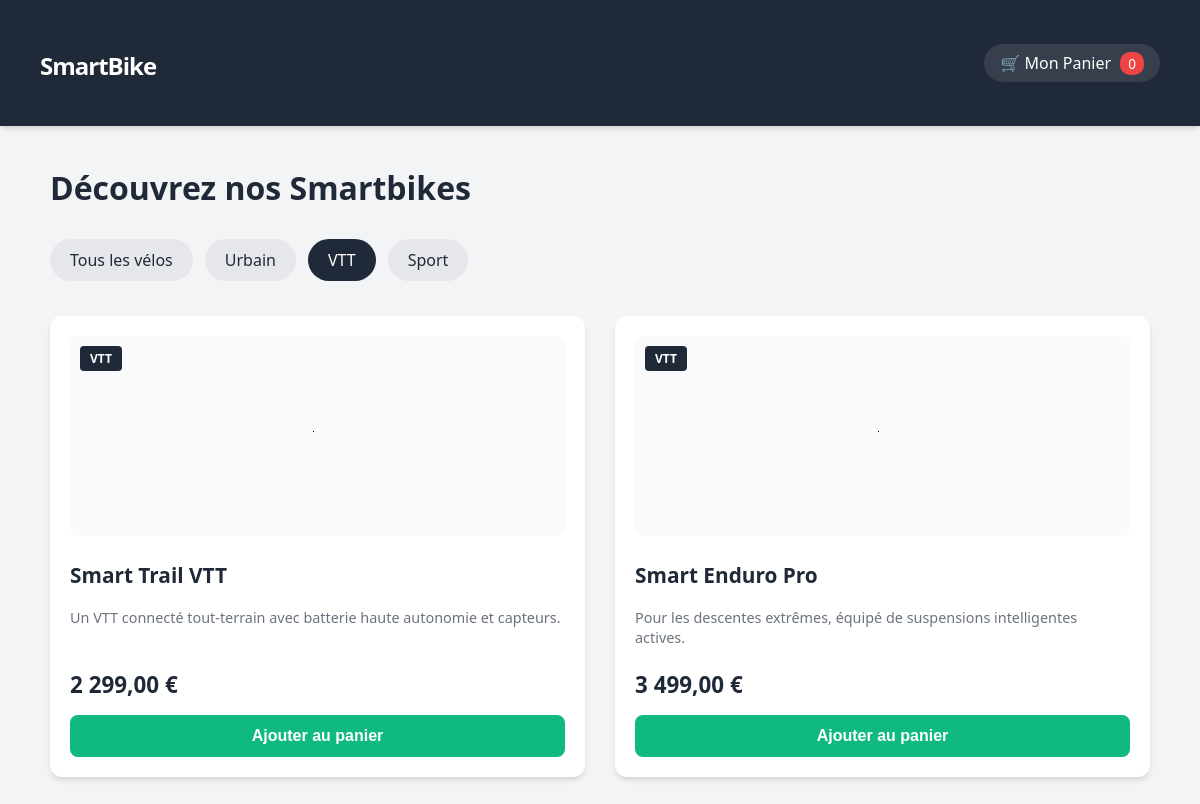
/index.php?categorie=VTT, run on the app's committed database.
### tables this page shows
CREATE TABLE IF NOT EXISTS `produits` (
  `id` int NOT NULL AUTO_INCREMENT,
  `nom` varchar(100) NOT NULL,
  `description` text,
  `prix` decimal(10,2) NOT NULL,
  `categorie` varchar(50) NOT NULL,
  `image` longblob NOT NULL,
  PRIMARY KEY (`id`)
);

### index.php (the view, shortened to what this page needs)
<?php
include 'config.php';
$categorie_choisie = isset($_GET['categorie']) ? $_GET['categorie'] : '';
if (!empty($categorie_choisie)) {
    $stmt = $pdo->prepare("SELECT * FROM produits WHERE categorie = ?");
    $stmt->execute([$categorie_choisie]);
} else {
    $stmt = $pdo->query("SELECT * FROM produits");
}
$produits = $stmt->fetchAll(PDO::FETCH_ASSOC);
$nb_articles_panier = isset($_SESSION['panier']) ? array_sum($_SESSION['panier']) : 0;
?>
<!DOCTYPE html>
<html lang="fr">
<head>
    <link rel="stylesheet" href="styles.css">
</head>
<body>
<header>
    <h1><a href="index.php">SmartBike</a></h1>
    <a href="panier.php" class="Lien-panier">🛒 Mon Panier <span><?php echo $nb_articles_panier; ?></span></a>
</header>
<div class="container">
    <h2>Découvrez nos Smartbikes</h2>
    <div class="filtres">
        <a href="index.php" class="<?php echo empty($categorie_choisie) ? 'active' : ''; ?>">Tous les vélos</a>
        <a href="index.php?categorie=Urbain" class="<?php echo $categorie_choisie == 'Urbain' ? 'active' : ''; ?>">Urbain</a>
        <a href="index.php?categorie=VTT" class="<?php echo $categorie_choisie == 'VTT' ? 'active' : ''; ?>">VTT</a>
        <a href="index.php?categorie=Sport" class="<?php echo $categorie_choisie == 'Sport' ? 'active' : ''; ?>">Sport</a>
    </div>
    <div class="grille-produits">
        <?php foreach ($produits as $produit): ?>
            <div class="carte-produit">
                <div class="image-container">
                    <img alt="<?php echo $produit['nom']; ?>">
                </div>
                <span class="badge-cat"><?php echo $produit['categorie']; ?></span>
                <h3><?php echo $produit['nom']; ?></h3>
                <p><?php echo $produit['description']; ?></p>
                <div class="prix"><?php echo number_format($produit['prix'], 2, ',', ' '); ?> €</div>
                <form method="post" action="index.php">
                    <button type="submit" name="ajouter_panier" class="btn">Ajouter au panier</button>
                </form>
            </div>
        <?php endforeach; ?>
    </div>
</div>
</body>
</html>

### styles.css (style rules this page uses)
:root { --primary: #10b981; --primary-hover: #059669; --dark: #1f2937; --light-bg: #f3f4f6; --card-bg: #ffffff; --text-muted: #6b7280; --shadow: 0 4px 6px -1px rgba(0, 0, 0, 0.1), 0 2px 4px -1px rgba(0, 0, 0, 0.06); --transition: all 0.3s ease; }
body { font-family: 'Segoe UI', Tahoma, Geneva, Verdana, sans-serif; margin: 0; padding: 0; background-color: var(--light-bg); color: var(--dark); }
header { background: var(--dark); color: white; padding: 20px 40px; display: flex; justify-content: space-between; align-items: center; box-shadow: var(--shadow); }
header h1 a { color: white; text-decoration: none; font-size: 1.5rem; letter-spacing: -1px; }
header a.Lien-panier { color: white; text-decoration: none; background: rgba(255, 255, 255, 0.1); padding: 8px 16px; border-radius: 20px; transition: var(--transition); }
header a.Lien-panier span { background: #ef4444; padding: 2px 8px; border-radius: 10px; font-size: 0.85rem; margin-left: 5px; }
.container { max-width: 1100px; margin: 40px auto; padding: 0 20px; }
h2 { font-size: 2rem; margin-bottom: 30px; font-weight: 700; }
.filtres { margin-bottom: 35px; display: flex; gap: 12px; }
.filtres a { padding: 10px 20px; background: #e5e7eb; color: var(--dark); text-decoration: none; border-radius: 25px; font-weight: 500; transition: var(--transition); }
.filtres a.active { background: var(--dark); color: white; }
.grille-produits { display: grid; grid-template-columns: repeat(auto-fit, minmax(300px, 1fr)); gap: 30px; }
.carte-produit { background: var(--card-bg); border-radius: 12px; padding: 20px; box-shadow: var(--shadow); transition: var(--transition); position: relative; display: flex; flex-direction: column; }
.image-container { background: #f9fafb; border-radius: 8px; height: 200px; display: flex; align-items: center; justify-content: center; margin-bottom: 15px; overflow: hidden; }
.carte-produit img { max-width: 100%; max-height: 100%; object-fit: contain; }
.badge-cat { position: absolute; top: 30px; left: 30px; background: var(--dark); color: white; padding: 4px 10px; font-size: 0.75rem; border-radius: 4px; text-transform: uppercase; font-weight: bold; }
.carte-produit h3 { margin: 10px 0 5px 0; font-size: 1.3rem; }
.carte-produit p { color: var(--text-muted); font-size: 0.9rem; line-height: 1.4; margin-bottom: 20px; flex-grow: 1; }
.prix { font-size: 1.4rem; color: var(--dark); font-weight: 700; margin-bottom: 15px; text-align: left; }
.btn { background: var(--primary); color: white; border: none; padding: 12px; cursor: pointer; border-radius: 8px; width: 100%; font-size: 1rem; font-weight: 600; transition: var(--transition); }

### data on the page
produits: categorie "VTT", nom "Smart Trail VTT", description "Un VTT connecté tout-terrain avec batterie haute autonomie et capteurs.", prix "2 299,00"
produits: categorie "VTT", nom "Smart Enduro Pro", description "Pour les descentes extrêmes, équipé de suspensions intelligentes actives.", prix "3 499,00"

### other printed values
$nb_articles_panier "0"
